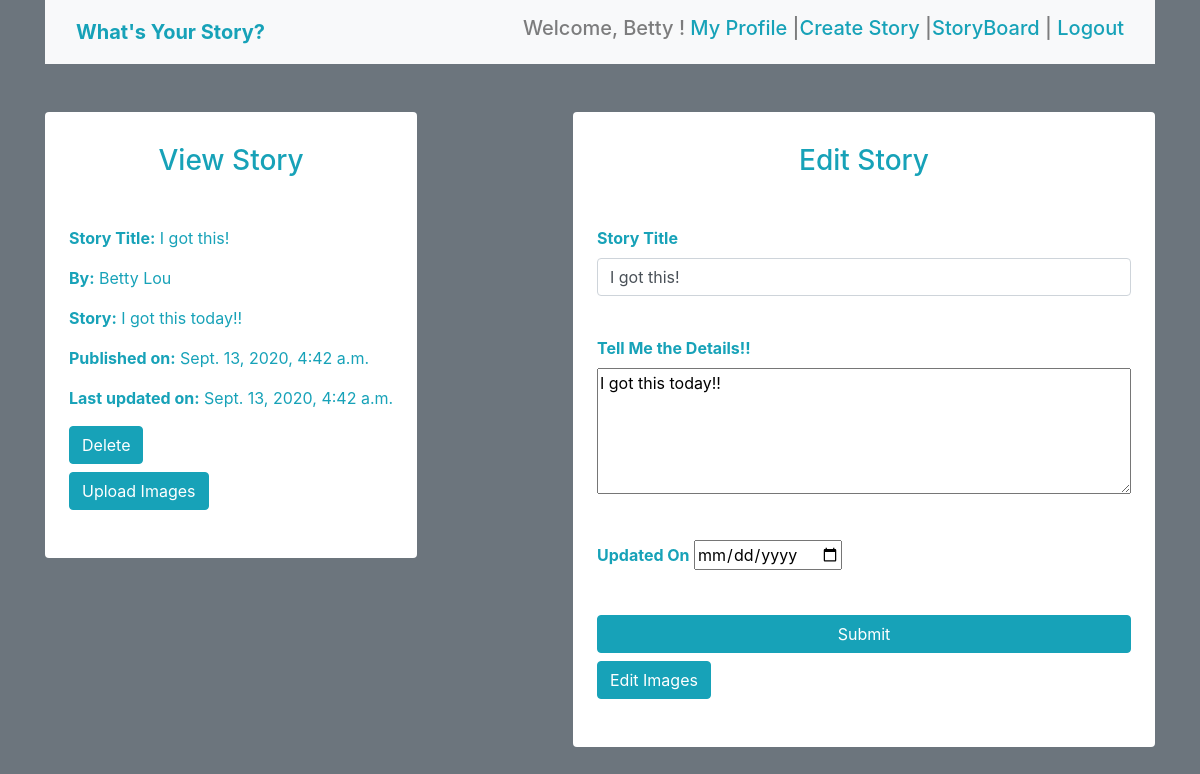
The app's page /stories/2/edit (signed in) with its own data.
### whats_your_story_app/models.py (models this page shows, shortened)
class User(models.Model):
    first_name = models.CharField(max_length = 45)
    last_name = models.CharField(max_length = 45)
    birthdate = models.DateField(null=True)
    email = models.CharField(max_length = 60)
    password = models.CharField(max_length = 255)
    created_at = models.DateTimeField(auto_now_add=True)
    updated_at = models.DateTimeField(auto_now=True)
    objects = UserManager()

class Story(models.Model):
    story_title = models.CharField(max_length = 255)
    desc = models.TextField(max_length = 2000)
    published_by = models.ForeignKey(User, related_name="stories_created", on_delete = models.CASCADE)
    users_who_like = models.ManyToManyField(User, related_name="liked_stories")
    created_at = models.DateTimeField(auto_now_add=True)
    updated_at = models.DateTimeField(auto_now=True)
    objects =StoryManager()

### whats_your_story_app/views.py (the view)
# urls.py: path('stories/<int:id>/edit', views.edit, name ='edit'),
def edit(request, id):
    current_user = User.objects.get(id=request.session['id'])
    story = Story.objects.get(id=id)
    if request.method == "GET":
        context = {
            'current_user': current_user,
            'story' : story
        }
        return render(request, 'story_edit.html', context)
    if request.method == "POST":
        story.story_title = request.POST['story_title']
        story.desc = request.POST['desc']
        story.save()
        return redirect(f'/stories/{story.id}/story')

### whats_your_story_app/templates/story_edit.html (shortened to what this page needs)
<!DOCTYPE html>
<html lang="en">
<head>
    <link rel="stylesheet" href="https://stackpath.bootstrapcdn.com/bootstrap/4.3.1/css/bootstrap.min.css">
</head>
<body class='container text-info bg-secondary'>
    <nav class="navbar navbar-expand-lg navbar-light bg-light">
        <div class="container">
            <a class="navbar-brand font-weight-bold text-info" href="#">What's Your Story?</a>
            <div class="collapse navbar-collapse" id="navbarText">
                <span class="navbar-text h5">
                    Welcome, {{request.session.user}} ! <a href="/profile" role="button" class="ml-auto text-info">My Profile </a>|<a href="/stories/create"role="button" class="ml-auto text-info">Create Story </a> |<a class="ml-auto text-info" href="/all_stories">StoryBoard</a> |  <a href="/stories/logout" role="button" class="ml-auto text-info">Logout</a>
                </span>
            </div>
        </div>
    </nav>
    <div class="row">
        <div class="col mb-5">
            <div class="d-inline-block mt-5 px-4 pb-5 pt-3 rounded bg-white">
                <form method="POST" action="{{ 'story' }}" enctype="multipart/form-data" autocomplete="off">
                    <h3 class="text-center text-info pt-3 mb-5">View Story</h3>
                    <p><b>Story Title:</b> {{story.story_title}}</p>
                    <p><b>By:</b> {{story.published_by.first_name}} {{story.published_by.last_name}}</p>
                    <p><b>Story:</b> {{story.desc}}</p>
                    <p><b>Published on:</b> {{story.published_by.created_at}}</p>
                    <p><b>Last updated on:</b> {{story.published_by.updated_at}}</p>
                    <a class="btn btn-info mb-2 btn-inline" href="/stories/{{story.id}}/delete" role="button">Delete</a>
                </form>
                <a class="btn btn-info btn-inline-block" href="/stories/{{story.id}}/upload" role="button">Upload Images</a>
            </div>
        </div>
        <div class="col mb-5">
            <div class="d-inline-block mt-5 px-4 pb-5 pt-3 rounded bg-white">
                <form action="/stories/{{story.id}}/edit" method="POST" enctype="multipart/form-data" autocomplete="off">
                    <h3 class="text-center text-info pt-3 mb-5">Edit Story</h2>
                    <div class="form-group">
                        <label for="story_title"><b>Story Title</b></label>
                        <input type="text" class="form-control" value="{{story.story_title}}" name="story_title">
                    </div>
                    <br>
                    <div class="form-group ">
                        <label for="desc"><b>Tell Me the Details!!</b></label>
                        <textarea class="form-controlmb-3 " value="{{story.desc}}" name="desc" id="desc" cols="50"rows="5">{{story.desc}}</textarea>
                    </div>
                    <br>
                    <div class="form-group">
                        <label for="updated_at"><b>Updated On</b></label>
                        <input type="date" class="form-controlmb-3" value="{{story.updated_at}}" name="updated_on">
                    </div>
                    <br>
                    <button class="btn btn-info btn-block mb-2">Submit</button>
                    <a class="btn btn-info btn-inline-block" href="/stories/{{story.id}}/upload" role="button">Edit Images</a>
                </form>
            </div>
        </div>
    </div>
</body>
</html>

### records on screen
User: session.user "Betty"
Story: story_title "I got this!", published_by.first_name "Betty", published_by.last_name "Lou", desc "I got this today!!", published_by.created_at "Sept. 13, 2020, 4:42 a.m.", published_by.updated_at "Sept. 13, 2020, 4:42 a.m."
